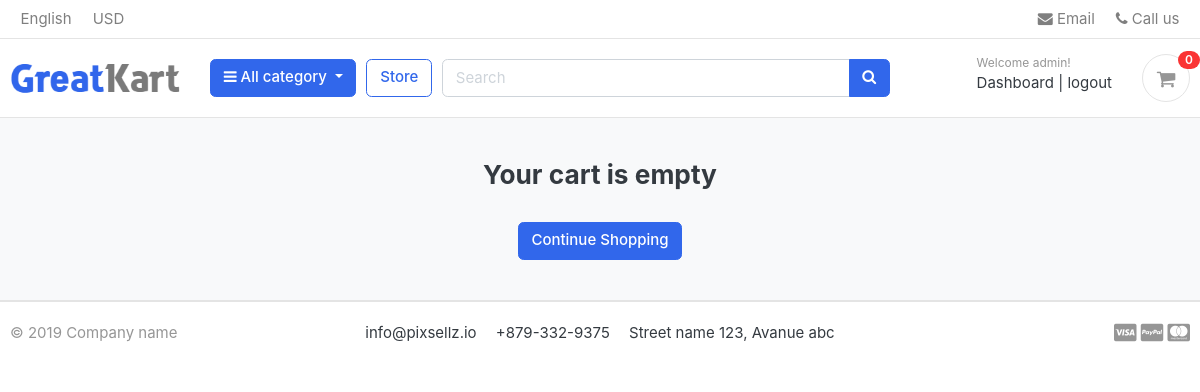
Before: /cart/ (signed in) with the older database file.
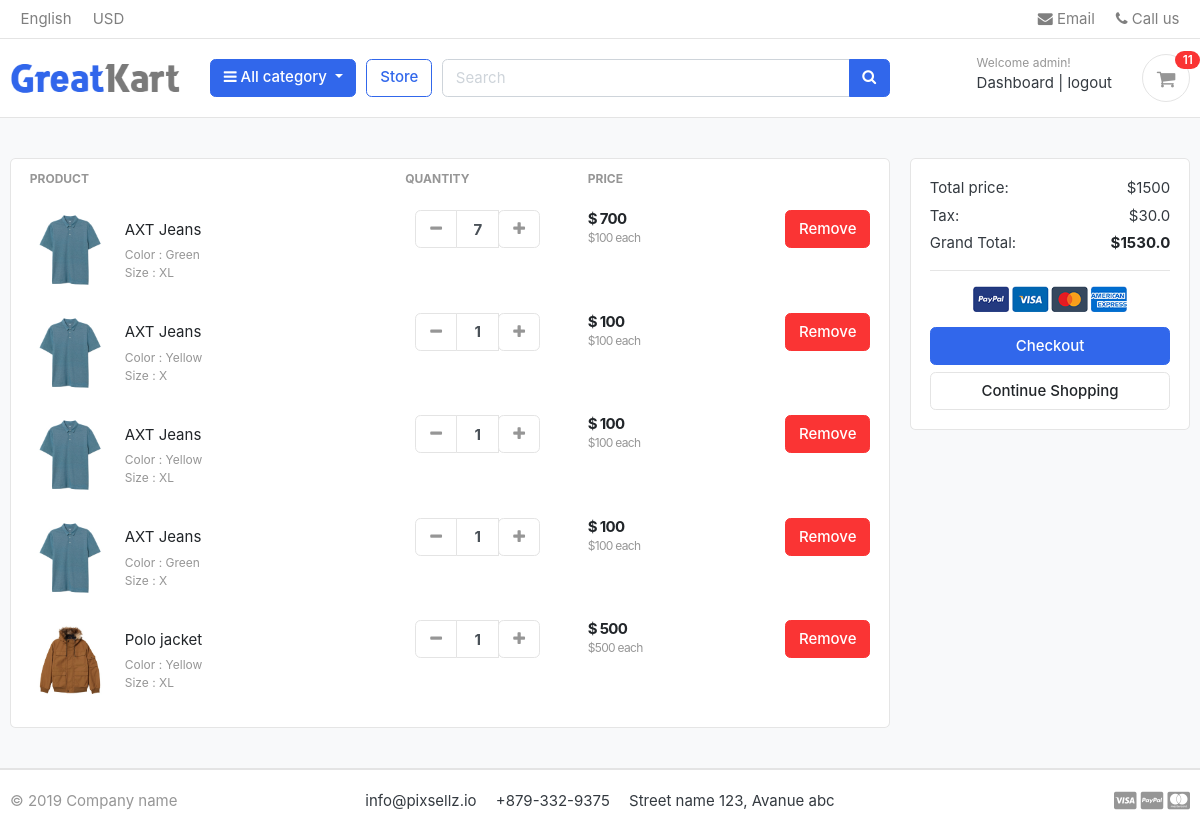
After: the same page with the newer database file.
### carts/models.py (models this page shows, shortened)
class CartItem(models.Model):
    user = models.ForeignKey(Account, on_delete=models.CASCADE, null=True)
    product = models.ForeignKey(Product, on_delete=models.CASCADE)
    variations = models.ManyToManyField(Variation, blank=True)
    cart = models.ForeignKey(Cart, on_delete=models.CASCADE, null=True)
    quantity = models.IntegerField()
    is_active = models.BooleanField(default=True)
    def sub_total(self):
        return self.product.price * self.quantity

### store/models.py (models this page shows, shortened)
class Product(models.Model):
    product_name = models.CharField(max_length=200, unique=True)
    slug = models.SlugField(max_length=200, unique=True)
    description = models.TextField(max_length=500, blank=True)
    price = models.IntegerField()
    images = models.ImageField(upload_to='photos/products')
    stock = models.IntegerField()
    is_available = models.BooleanField(default=True)
    category = models.ForeignKey(Category, on_delete=models.CASCADE)
    created_date = models.DateTimeField(auto_now_add=True)
    modified_date = models.DateTimeField(auto_now=True)
    def get_url(self):
        return reverse('product_detail', args=[self.category.slug, self.slug]) # product_detail is coming from store/urls.py

class Variation(models.Model):
    product = models.ForeignKey(Product, on_delete=models.CASCADE)
    variation_category = models.CharField(max_length=100, choices=variation_category_choice)
    variation_value = models.CharField(max_length=100)
    is_active = models.BooleanField(default=True)
    created_date = models.DateTimeField(auto_now=True)
    objects = VariationManager()

### carts/views.py (the view)
# urls.py: path('', views.cart, name='cart'),
def cart(request, total=0, quantity=0, cart_items=None):
    try:
        tax = 0
        grand_total = 0
        if request.user.is_authenticated:
            cart_items = CartItem.objects.filter(user=request.user, is_active=True) # get the cart items associated with the user
        else:
            cart = Cart.objects.get(cart_id=_cart_id(request)) # get the cart using the cart_id present in the session
            cart_items = CartItem.objects.filter(cart=cart, is_active=True) # get the cart items associated with the cart
        for cart_item in cart_items:
            total += (cart_item.product.price * cart_item.quantity) # calculate the total price
            quantity += cart_item.quantity # calculate the total quantity
        tax = (2 * total) / 100 # calculate tax as 2% of total
        grand_total = total + tax # calculate grand total
    except ObjectDoesNotExist: # type: ignore
        pass  # ignore if cart does not exist
    context = {
        'total': total,
        'quantity': quantity,
        'cart_items': cart_items,
        'tax': tax,
        'grand_total': grand_total,
    }
    return render(request, 'store/cart.html', context)

### carts/context_processors.py (called while the page is built)
def counter(request):
    cart_count = 0
    if 'admin' in request.path: # to avoid showing cart item count in admin panel
        return {}
    else:
        try:
            cart = Cart.objects.filter(cart_id=_cart_id(request)) # get the cart using the cart_id present in the session
            if request.user.is_authenticated:
                cart_items = CartItem.objects.all().filter(user=request.user)
            else:
                cart_items = CartItem.objects.all().filter(cart=cart[:1]) # get the cart items associated with the cart
            for cart_item in cart_items:
                cart_count += cart_item.quantity # count the total quantity of items in the cart
        except Cart.DoesNotExist:
            cart_count = 0
    return dict(cart_count=cart_count)

### carts/views.py (called while the page is built)
def _cart_id(request):
    cart = request.session.session_key # get the session key
    if not cart:
        cart = request.session.create() # create a new session if not present
    return cart

### category/context_processors.py (called while the page is built)
def menu_links(request):
    links = Category.objects.all()
    return dict(links=links)

### templates/store/cart.html (shortened to what this page needs)
{% extends 'base.html' %}
{% load static %}
{% block content %}
<section class="section-content padding-y bg">
<div class="container">
{% if not cart_items %}
    <h3 class="text-center">Your cart is empty</h3>
    <br>
    <div class="text-center">
        <a href="{% url 'store' %}" class="btn btn-primary">Continue Shopping</a>
    </div>
{% else %}
    <div class="row">
        <aside class="col-lg-9">
    <div class="card">
    <table class="table table-borderless table-shopping-cart">
    <thead class="text-muted">
    <tr class="small text-uppercase">
    <th scope="col">Product</th>
    <th scope="col" width="120">Quantity</th>
    <th scope="col" width="120">Price</th>
    <th scope="col" class="text-right" width="200"> </th>
    </tr>
    </thead>
    <tbody>
    {% for cart_item in cart_items %}
    <tr>
        <td>
		<figure class="itemside align-items-center">
			<div class="aside"><img src="{{ cart_item.product.images.url }}" class="img-sm"></div>
			<figcaption class="info">
				<a href="{{ cart_item.product.get_url }}" class="title text-dark">{{ cart_item.product.product_name }}</a>
				<p class="text-muted small">
					{% if cart_item.variations.all %}
						{% for item in cart_item.variations.all %}
							{{ item.variation_category | capfirst }} : {{ item.variation_value | capfirst }} <br>
						{% endfor %}
					{% endif %}
				</p>
			</figcaption>
		</figure>
        </td>
        <td>
					<div class="col">
						<div class="input-group input-spinner">
							<div class="input-group-prepend">
							<a href="{% url 'remove_cart' cart_item.product.id cart_item.id %}" class="btn btn-light" type="button" id="button-plus"> <i class="fa fa-minus"></i> </a>
							</div>
							<input type="text" class="form-control"  value="{{ cart_item.quantity }}">
							<div class="input-group-append">
								<form action="{% url 'add_cart' cart_item.product.id %}" method="POST">
									<button class="btn btn-light" type="submit" id="button-minus"> <i class="fa fa-plus"></i> </button>
								</form>
							</div>
						</div>
					</div>
        </td>
        <td>
            <div class="price-wrap">
                <var class="price">$ {{ cart_item.sub_total }}</var>
                <small class="text-muted"> ${{ cart_item.product.price }} each </small>
            </div>
        </td>
        <td class="text-right">
        <a href="{% url 'remove_cart_item' cart_item.product.id cart_item.id %}" onclick="return confirm('Are you sure to delete this item?')" class="btn btn-danger"> Remove</a>
        </td>
    </tr>
    {% endfor %}
    </tbody>
    </table>
    </div>
        </aside>
        <aside class="col-lg-3">
            <div class="card">
            <div class="card-body">
                <dl class="dlist-align">
                <dt>Total price:</dt>
                <dd class="text-right">${{ total }}</dd>
                </dl>
                <dl class="dlist-align">
                <dt>Tax:</dt>
                <dd class="text-right"> ${{ tax }}</dd>
                </dl>
                <dl class="dlist-align">
                <dt>Grand Total:</dt>
                <dd class="text-right text-dark b"><strong>${{ grand_total }}</strong></dd>
                </dl>
                <hr>
                <p class="text-center mb-3">
                    <img src="{% static 'images/misc/payments.png' %}" height="26">
                </p>
                <a href="{% url 'checkout' %}" class="btn btn-primary btn-block"> Checkout </a>
                <a href="{% url 'store' %}" class="btn btn-light btn-block">Continue Shopping</a>
            </div>
            </div>
    </aside>
    </div>
{% endif %}
</div>
</section>
{% endblock content %}

### templates/includes/navbar.html (shortened to what this page needs)
{% load static %}
<header class="section-header">
<nav class="navbar p-md-0 navbar-expand-sm navbar-light border-bottom">
<div class="container">
  <div class="collapse navbar-collapse" id="navbarTop4">
    <ul class="navbar-nav mr-auto">
    	<li class="nav-item dropdown">
		 	<a href="#" class="nav-link"> English </a>
		</li>
		<li class="nav-item dropdown">
			<a href="#" class="nav-link"> USD </a>
		</li>
    </ul>
    <ul class="navbar-nav">
		<li><a href="#" class="nav-link"> <i class="fa fa-envelope"></i> Email </a></li>
		<li><a href="#" class="nav-link"> <i class="fa fa-phone"></i> Call us </a></li>
	</ul>
  </div>
</div>
</nav>
<section class="header-main border-bottom">
	<div class="container">
<div class="row align-items-center">
	<div class="col-lg-2 col-md-3 col-6">
		<a href="{% url 'home' %}" class="brand-wrap">
			<img class="logo" src="{% static 'images/logo.png' %}">
		</a>
	</div>
	<div class="col-lg col-sm col-md col-6 flex-grow-0">
		<div class="category-wrap dropdown d-inline-block float-right">
			<button type="button" class="btn btn-primary dropdown-toggle" data-toggle="dropdown">
				<i class="fa fa-bars"></i> All category
			</button>
		</div>
	</div>
	<a href="{% url 'store' %}" class="btn btn-outline-primary">Store</a>
	<div class="col-lg  col-md-6 col-sm-12 col">
		<form action="{% url 'search' %}" class="search" method="GET">
			<div class="input-group w-100">
			    <input type="text" class="form-control"  style="width:60%;" placeholder="Search" name="keyword">
			    <div class="input-group-append">
			      <button class="btn btn-primary" type="submit">
			        <i class="fa fa-search"></i>
			      </button>
			    </div>
		    </div>
		</form>
	</div>
	<div class="col-lg-3 col-sm-6 col-8 order-2 order-lg-3">
				<div class="d-flex justify-content-end mb-3 mb-lg-0">
					{% if user.id is None %}
						<div class="widget-header">
							<small class="title text-muted">Welcome guest!</small>
							<div>
								<a href="{% url 'login' %}">Sign in</a> <span class="dark-transp"> | </span>
								<a href="{% url 'register' %}"> Register</a>
							</div>
						</div>
					{% else %}
						<div class="widget-header">
							<small class="title text-muted">Welcome {{ user.first_name }}!</small>
							<div>
								<a href="{% url 'dashboard' %}">Dashboard</a> <span class="dark-transp"> | </span>
								<a href="{% url 'logout' %}"> logout</a>
							</div>
						</div>
					{% endif %}
					<a href="{% url 'cart' %}" class="widget-header pl-3 ml-3">
						<div class="icon icon-sm rounded-circle border"><i class="fa fa-shopping-cart"></i></div>
						<span class="badge badge-pill badge-danger notify">{{ cart_count }}</span>
					</a>
				</div>
			</div>
</div>
	</div>
</section>
</header>

Changed rows visible on the page:
added CartItem: product.images (picture), product.product_name "AXT Jeans", quantity "7", sub_total "700", product.price "100"
now on this page (row unchanged): Variation: variation_category "Color", variation_value "Green"
now on this page (row unchanged): Variation: variation_category "Size", variation_value "XL"
added CartItem: product.images (picture), product.product_name "AXT Jeans", quantity "1", sub_total "100", product.price "100"
now on this page (row unchanged): Variation: variation_category "Color", variation_value "Yellow"
now on this page (row unchanged): Variation: variation_category "Size", variation_value "X"
added CartItem: product.images (picture), product.product_name "AXT Jeans", quantity "1", sub_total "100", product.price "100"
added CartItem: product.images (picture), product.product_name "AXT Jeans", quantity "1", sub_total "100", product.price "100"
added CartItem: product.images (picture), product.product_name "Polo jacket", quantity "1", sub_total "500", product.price "500"
added Variation: variation_category "Color", variation_value "Yellow", shown under "Polo jacket"
added Variation: variation_category "Size", variation_value "XL", shown under "Polo jacket"
Other visible differences:
{{ cart_count }}: "0" → "11"
{{ total }}: (not shown) → "1500"
{{ tax }}: (not shown) → "30.0"
{{ grand_total }}: (not shown) → "1530.0"
text no longer shown: "Your cart is empty"
text now shown: "PRODUCT QUANTITY PRICE Total price: $ Tax: $ Grand Total: $ Checkout"
